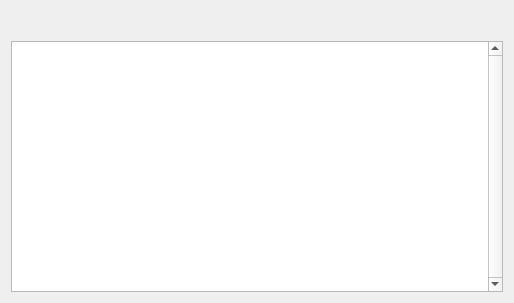
<?xml version="1.0" encoding="UTF-8"?>
<ui version="4.0">
 <class>BCSettingTaskPlanningDlg</class>
 <widget class="QDialog" name="BCSettingTaskPlanningDlg">
  <property name="geometry">
   <rect>
    <x>0</x>
    <y>0</y>
    <width>514</width>
    <height>303</height>
   </rect>
  </property>
  <property name="windowTitle">
   <string>Dialog</string>
  </property>
  <layout class="QVBoxLayout" name="verticalLayout">
   <item>
    <layout class="QHBoxLayout" name="horizontalLayout">
     <property name="spacing">
      <number>3</number>
     </property>
     <item>
      <widget class="QToolButton" name="m_pAddBtn">
       <property name="minimumSize">
        <size>
         <width>24</width>
         <height>24</height>
        </size>
       </property>
       <property name="maximumSize">
        <size>
         <width>24</width>
         <height>24</height>
        </size>
       </property>
       <property name="text">
        <string/>
       </property>
       <property name="iconSize">
        <size>
         <width>16</width>
         <height>16</height>
        </size>
       </property>
       <property name="autoRaise">
        <bool>true</bool>
       </property>
      </widget>
     </item>
     <item>
      <widget class="QToolButton" name="m_pModifyBtn">
       <property name="minimumSize">
        <size>
         <width>24</width>
         <height>24</height>
        </size>
       </property>
       <property name="maximumSize">
        <size>
         <width>24</width>
         <height>24</height>
        </size>
       </property>
       <property name="text">
        <string/>
       </property>
       <property name="iconSize">
        <size>
         <width>16</width>
         <height>16</height>
        </size>
       </property>
       <property name="autoRaise">
        <bool>true</bool>
       </property>
      </widget>
     </item>
     <item>
      <widget class="QToolButton" name="m_pRemoveBtn">
       <property name="minimumSize">
        <size>
         <width>24</width>
         <height>24</height>
        </size>
       </property>
       <property name="maximumSize">
        <size>
         <width>24</width>
         <height>24</height>
        </size>
       </property>
       <property name="text">
        <string/>
       </property>
       <property name="iconSize">
        <size>
         <width>16</width>
         <height>16</height>
        </size>
       </property>
       <property name="autoRaise">
        <bool>true</bool>
       </property>
      </widget>
     </item>
     <item>
      <widget class="QToolButton" name="m_pClearBtn">
       <property name="minimumSize">
        <size>
         <width>24</width>
         <height>24</height>
        </size>
       </property>
       <property name="maximumSize">
        <size>
         <width>24</width>
         <height>24</height>
        </size>
       </property>
       <property name="text">
        <string/>
       </property>
       <property name="iconSize">
        <size>
         <width>16</width>
         <height>16</height>
        </size>
       </property>
       <property name="autoRaise">
        <bool>true</bool>
       </property>
      </widget>
     </item>
     <item>
      <spacer name="horizontalSpacer">
       <property name="orientation">
        <enum>Qt::Horizontal</enum>
       </property>
       <property name="sizeType">
        <enum>QSizePolicy::Expanding</enum>
       </property>
       <property name="sizeHint" stdset="0">
        <size>
         <width>150</width>
         <height>20</height>
        </size>
       </property>
      </spacer>
     </item>
    </layout>
   </item>
   <item>
    <widget class="QTableWidget" name="tableWidget">
     <property name="verticalScrollBarPolicy">
      <enum>Qt::ScrollBarAlwaysOn</enum>
     </property>
    </widget>
   </item>
  </layout>
 </widget>
 <tabstops>
  <tabstop>m_pAddBtn</tabstop>
  <tabstop>m_pModifyBtn</tabstop>
  <tabstop>m_pRemoveBtn</tabstop>
  <tabstop>m_pClearBtn</tabstop>
  <tabstop>tableWidget</tabstop>
 </tabstops>
 <resources/>
 <connections/>
</ui>
